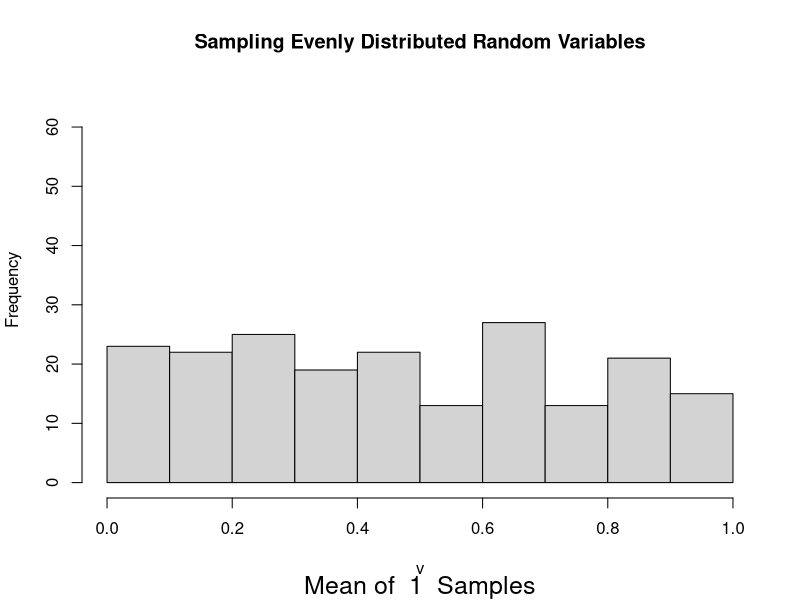
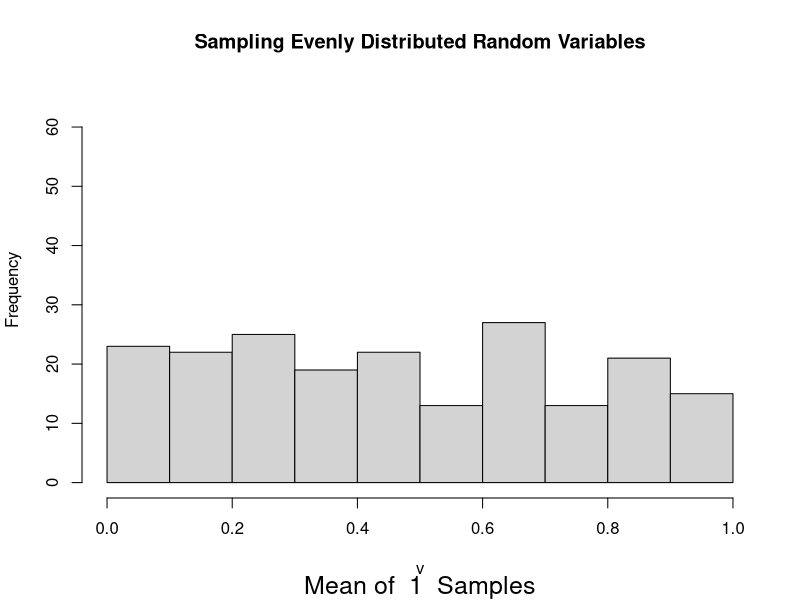
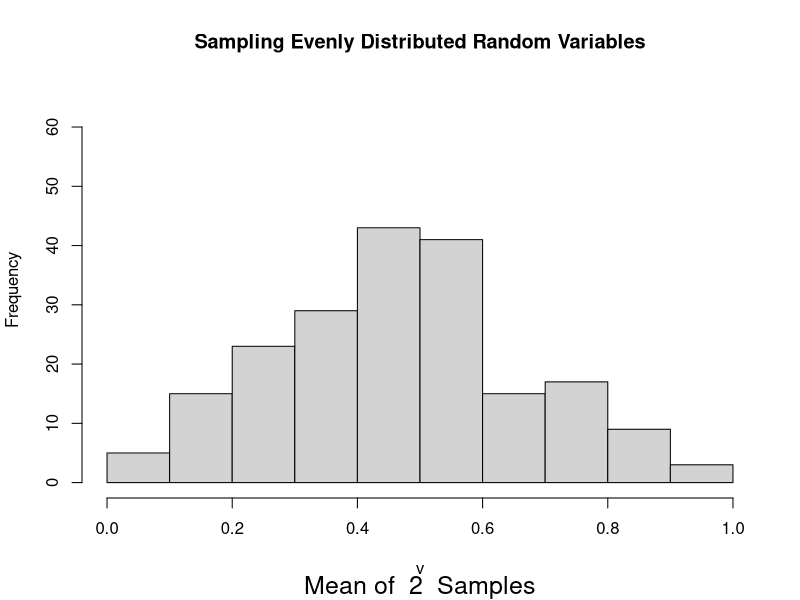
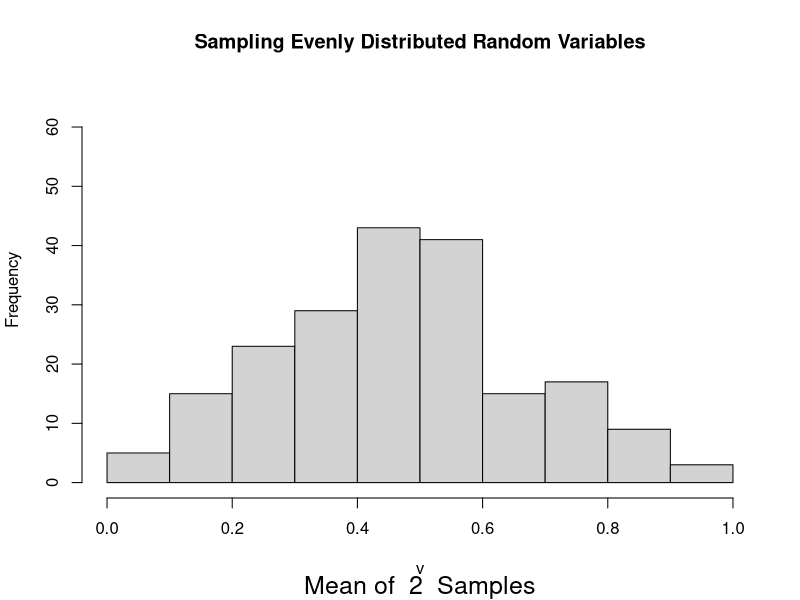
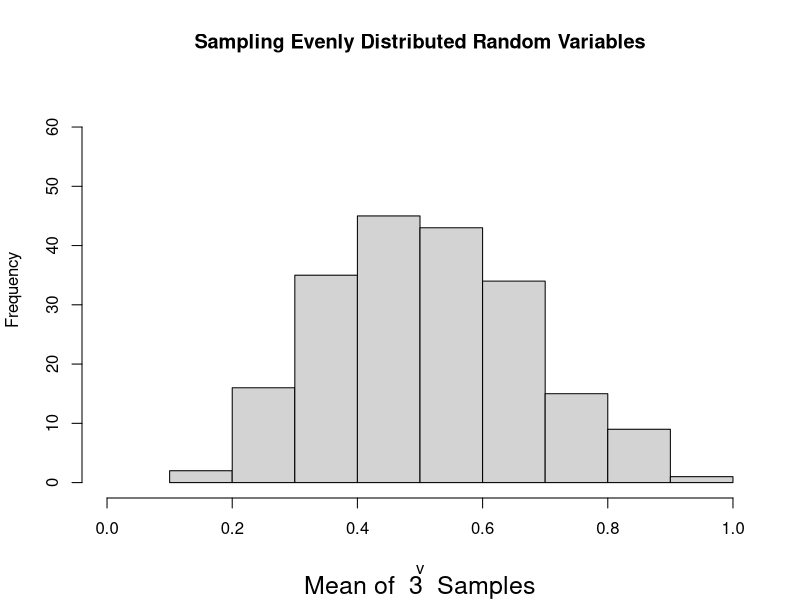
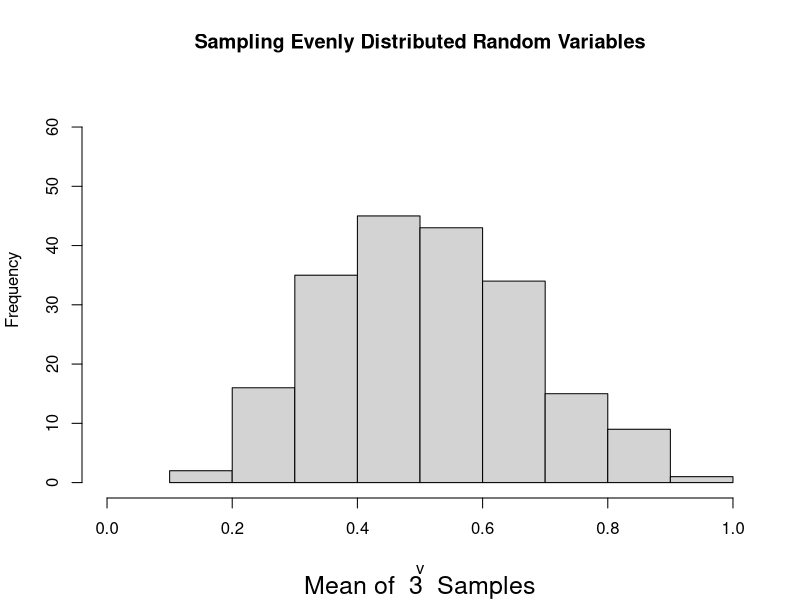
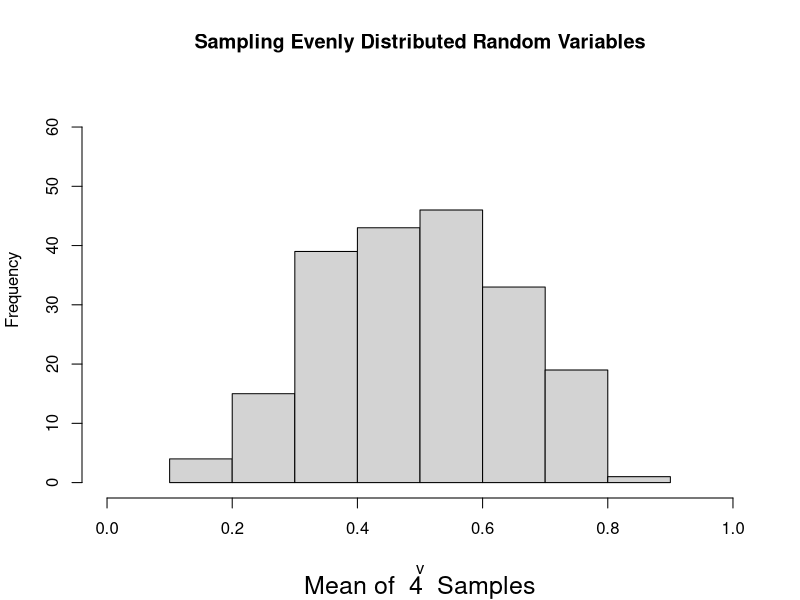
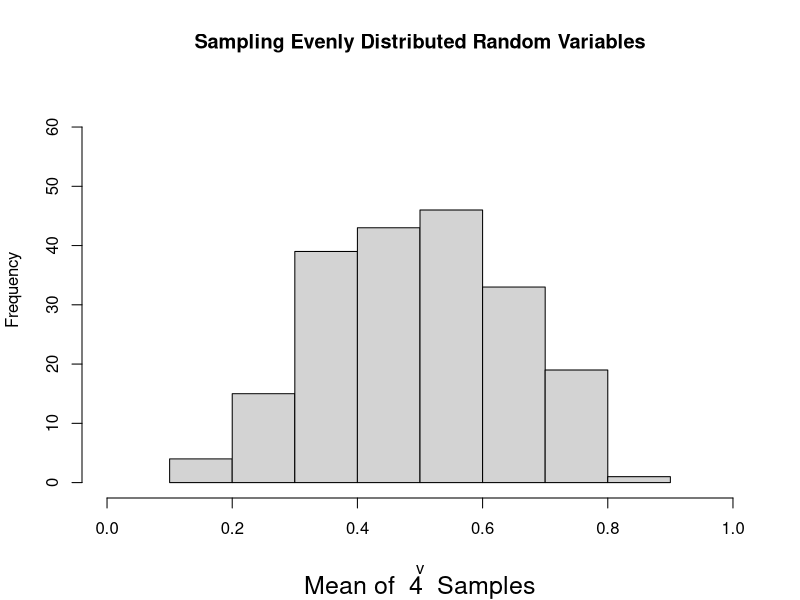

Write the R code that produced these figures, in order.
#library(sm)
N <- 200
trials <- 7;
cat('Will print out ',trials,' trials\n');
v <- c(1:N)
dev <- c(1:trials);
means <- c(1:trials);

#par(ask = FALSE)
for (i in 1:trials) {
 for (j in 1:N) {
    #v[j] <- mean(rpois(i,3))
    #v[j] <- mean(rbinom(i,5,.3))
    #v[j] <- mean(rgamma(i,6,3))
    v[j] <- mean(runif(i,0,1));
 }

 dev[i] <- sd(v);
 means[i] <- mean(v);

 #title(main = list("Stopping Distance versus Speed", cex=1.5,
 #                      col="red", font=3))

 title <- 'Sampling Evenly Distributed Random Variables'
 subTitle <- paste('Mean of ',format(i,digits=1),' Samples')
 fileName <- paste('centralLimit',format(i,digits=1,width=1),'.png',sep='')

 png(file=fileName,width=780,height=780)
 hist(v,xlim=c(0,1),ylim=c(0,65),main=title,sub=list(subTitle,cex=1.5))
 dev.off()

 fileName <- paste('centralLimit',format(i,digits=1,width=1),'.eps',sep='')
 postscript(file=fileName,width=6,height=6,
           horizontal = FALSE, onefile = FALSE, paper = "special",
           family = "ComputerModern", encoding = "TeXtext.enc")
 hist(v,xlim=c(0,1),ylim=c(0,65),main=title,sub=list(subTitle,cex=1.5))
 dev.off()

 cat (i,' Samples\n')
 #pause()
}

#par(ask = TRUE)
print('Means\n')
png(file='centralLimitMeans.png',width=660,height=660)
plot(1:trials,means,
     main='Means of the Trials',
     ylim=c(.25,.75),
     xlab='Trial',ylab='Mean')
dev.off()

postscript(file='centralLimitMeans.eps',width=5,height=5,
           horizontal = FALSE, onefile = FALSE, paper = "special",
           family = "ComputerModern", encoding = "TeXtext.enc")
plot(1:trials,means,
     main='Means of the Trials',
     ylim=c(.25,.75),
     xlab='Trial',ylab='Mean')
dev.off()


print('Standard Deviations\n');
png(file='centralLimitSTD.png',width=660,height=660)
plot(1:trials,dev,
     main='Standard Deviations of the Trials',
     xlab='Trial',ylab='Standard Deviation');
dev.off()

postscript(file='centralLimitSTD.eps',width=5,height=5,
           horizontal = FALSE, onefile = FALSE, paper = "special",
           family = "ComputerModern", encoding = "TeXtext.enc")
plot(1:trials,dev,
     main='Standard Deviations of the Trials',
     xlab='Trial',ylab='Standard Deviation');
dev.off()

